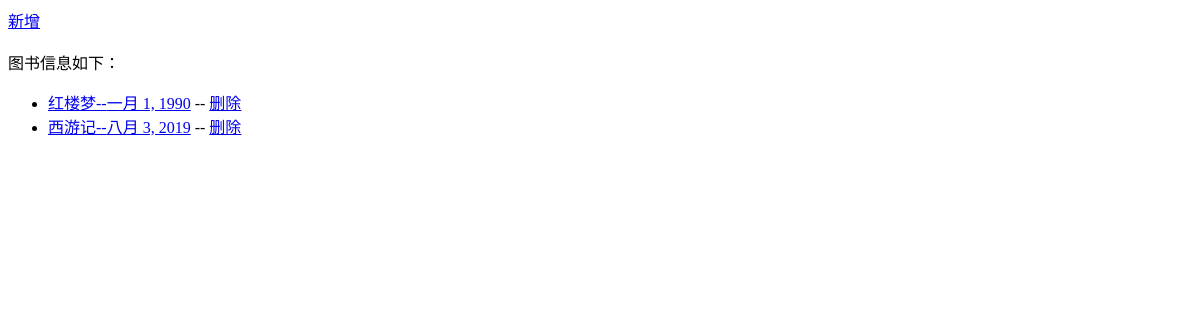
/show_books, run on an earlier commit of the app's database.
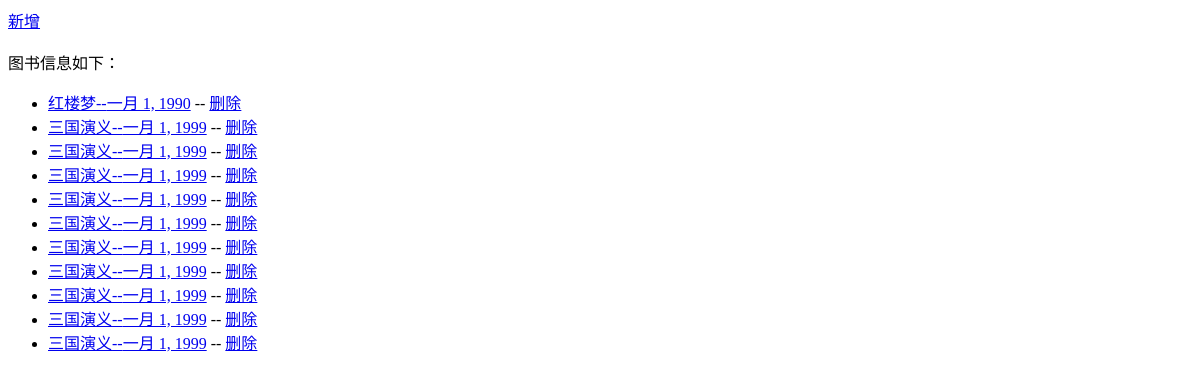
And on a later commit of the database.
### demo/models.py (models this page shows)
class BookInfo(models.Model):
    btitle = models.CharField(max_length=30)
    bpub_date = models.DateField()
    bread=models.IntegerField(default=0)
    isDelete=models.BooleanField(default=False)

### demo/views.py (the view)
# urls.py: url(r'^show_books',views.show_books),
def  show_books(request):
    books=BookInfo.objects.all()
    print("********",books)
    return  my_render(request,'booktest/show_books.html',{'books':books})

### demo/views.py (called while the page is built)
def my_render(request,template_path,context_dict):
    temp = loader.get_template(template_path)
    context=context_dict
    res_html=temp.render(context)
    return HttpResponse(res_html)

### templates/booktest/show_books.html (shortened to what this page needs)
<!DOCTYPE html>
<html lang="en">
<head>
</head>
<body>
<a href="/create">新增</a><br/><br/>
图书信息如下：<br/>
<ul>
    {% for book in books %}
    <li>
        <a href="/books/{{book.id}}">{{book.btitle}}--{{book.bpub_date}}</a>
           --
        <a href="/delete{{book.id}}">删除</a>
    </li>
    {% endfor %}
</ul>
</body>
</html>

What changed in the data, as far as the page shows it:
removed BookInfo: btitle "西游记", bpub_date "八月 3, 2019"
added BookInfo: btitle "三国演义", bpub_date "一月 1, 1999"
added BookInfo: btitle "三国演义", bpub_date "一月 1, 1999"
added BookInfo: btitle "三国演义", bpub_date "一月 1, 1999"
added BookInfo: btitle "三国演义", bpub_date "一月 1, 1999"
added BookInfo: btitle "三国演义", bpub_date "一月 1, 1999"
added BookInfo: btitle "三国演义", bpub_date "一月 1, 1999"
added BookInfo: btitle "三国演义", bpub_date "一月 1, 1999"
added BookInfo: btitle "三国演义", bpub_date "一月 1, 1999"
added BookInfo: btitle "三国演义", bpub_date "一月 1, 1999"
added BookInfo: btitle "三国演义", bpub_date "一月 1, 1999"
